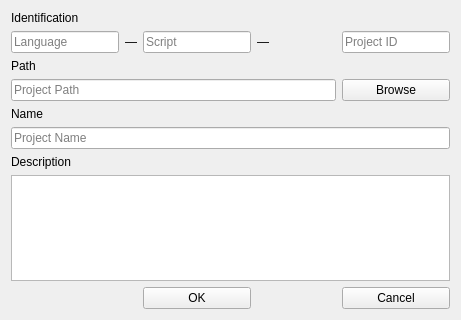
<?xml version="1.0" encoding="UTF-8"?>
<ui version="4.0">
 <class>MenuManageNew</class>
 <widget class="QWidget" name="MenuManageNew">
  <property name="geometry">
   <rect>
    <x>0</x>
    <y>0</y>
    <width>461</width>
    <height>320</height>
   </rect>
  </property>
  <property name="windowTitle">
   <string>Rapuma - New Project</string>
  </property>
  <property name="toolTip">
   <string>Create a new Rapuma project</string>
  </property>
  <layout class="QGridLayout" name="gridLayout">
   <item row="0" column="0" colspan="3">
    <widget class="QLabel" name="labelIdentification">
     <property name="text">
      <string>Identification</string>
     </property>
    </widget>
   </item>
   <item row="5" column="0" colspan="5">
    <widget class="QLineEdit" name="lineEditProjName">
     <property name="focusPolicy">
      <enum>Qt::StrongFocus</enum>
     </property>
     <property name="toolTip">
      <string>Project name, could be book title</string>
     </property>
     <property name="placeholderText">
      <string>Project Name</string>
     </property>
    </widget>
   </item>
   <item row="1" column="2">
    <widget class="QLineEdit" name="lineEditScriptId">
     <property name="sizePolicy">
      <sizepolicy hsizetype="Fixed" vsizetype="Fixed">
       <horstretch>0</horstretch>
       <verstretch>0</verstretch>
      </sizepolicy>
     </property>
     <property name="focusPolicy">
      <enum>Qt::StrongFocus</enum>
     </property>
     <property name="toolTip">
      <string>ISO 4 letter script code</string>
     </property>
     <property name="maxLength">
      <number>4</number>
     </property>
     <property name="placeholderText">
      <string>Script</string>
     </property>
    </widget>
   </item>
   <item row="6" column="0" colspan="3">
    <widget class="QLabel" name="labelDescription">
     <property name="toolTip">
      <string>Create a new Rapuma project</string>
     </property>
     <property name="text">
      <string>Description</string>
     </property>
    </widget>
   </item>
   <item row="2" column="0" colspan="3">
    <widget class="QLabel" name="labelPath">
     <property name="text">
      <string>Path</string>
     </property>
    </widget>
   </item>
   <item row="1" column="1">
    <widget class="QLabel" name="labelDash_1">
     <property name="text">
      <string>—</string>
     </property>
    </widget>
   </item>
   <item row="1" column="4">
    <widget class="QLineEdit" name="lineEditProjId">
     <property name="sizePolicy">
      <sizepolicy hsizetype="Fixed" vsizetype="Fixed">
       <horstretch>0</horstretch>
       <verstretch>0</verstretch>
      </sizepolicy>
     </property>
     <property name="focusPolicy">
      <enum>Qt::StrongFocus</enum>
     </property>
     <property name="toolTip">
      <string>Make up a project identifier code (max 10 letters)</string>
     </property>
     <property name="maxLength">
      <number>10</number>
     </property>
     <property name="placeholderText">
      <string>Project ID</string>
     </property>
    </widget>
   </item>
   <item row="8" column="4">
    <widget class="QPushButton" name="pushButtonCancel">
     <property name="toolTip">
      <string>Click to cancel project creation</string>
     </property>
     <property name="text">
      <string>Cancel</string>
     </property>
    </widget>
   </item>
   <item row="4" column="0" colspan="3">
    <widget class="QLabel" name="labelName">
     <property name="text">
      <string>Name</string>
     </property>
    </widget>
   </item>
   <item row="7" column="0" colspan="5">
    <widget class="QTextEdit" name="textEditProjDescription">
     <property name="focusPolicy">
      <enum>Qt::StrongFocus</enum>
     </property>
     <property name="toolTip">
      <string>Brief project description</string>
     </property>
     <property name="tabChangesFocus">
      <bool>true</bool>
     </property>
    </widget>
   </item>
   <item row="1" column="3">
    <widget class="QLabel" name="labelDash_2">
     <property name="text">
      <string>—</string>
     </property>
    </widget>
   </item>
   <item row="1" column="0">
    <widget class="QLineEdit" name="lineEditLangId">
     <property name="sizePolicy">
      <sizepolicy hsizetype="Fixed" vsizetype="Fixed">
       <horstretch>0</horstretch>
       <verstretch>0</verstretch>
      </sizepolicy>
     </property>
     <property name="focusPolicy">
      <enum>Qt::StrongFocus</enum>
     </property>
     <property name="toolTip">
      <string>Ethnologue 3 letter language code</string>
     </property>
     <property name="whatsThis">
      <string/>
     </property>
     <property name="maxLength">
      <number>3</number>
     </property>
     <property name="placeholderText">
      <string>Language</string>
     </property>
    </widget>
   </item>
   <item row="8" column="0" colspan="2">
    <spacer name="horizontalSpacer">
     <property name="orientation">
      <enum>Qt::Horizontal</enum>
     </property>
     <property name="sizeHint" stdset="0">
      <size>
       <width>40</width>
       <height>20</height>
      </size>
     </property>
    </spacer>
   </item>
   <item row="8" column="2">
    <widget class="QPushButton" name="pushButtonOk">
     <property name="toolTip">
      <string>Click to create a new project</string>
     </property>
     <property name="text">
      <string>OK</string>
     </property>
    </widget>
   </item>
   <item row="8" column="3">
    <spacer name="horizontalSpacer_2">
     <property name="orientation">
      <enum>Qt::Horizontal</enum>
     </property>
     <property name="sizeHint" stdset="0">
      <size>
       <width>40</width>
       <height>20</height>
      </size>
     </property>
    </spacer>
   </item>
   <item row="3" column="0" colspan="4">
    <widget class="QLineEdit" name="lineEditProjPath">
     <property name="focusPolicy">
      <enum>Qt::StrongFocus</enum>
     </property>
     <property name="toolTip">
      <string>Browse to the project path</string>
     </property>
     <property name="placeholderText">
      <string>Project Path</string>
     </property>
    </widget>
   </item>
   <item row="3" column="4">
    <widget class="QPushButton" name="pushButtonBrowse">
     <property name="toolTip">
      <string>Browse to the project folder</string>
     </property>
     <property name="text">
      <string>Browse</string>
     </property>
    </widget>
   </item>
  </layout>
  <zorder>pushButtonOk</zorder>
  <zorder>pushButtonCancel</zorder>
  <zorder>labelDash_1</zorder>
  <zorder>labelDash_2</zorder>
  <zorder>labelIdentification</zorder>
  <zorder>labelName</zorder>
  <zorder>labelDescription</zorder>
  <zorder>labelPath</zorder>
  <zorder>horizontalSpacer</zorder>
  <zorder>horizontalSpacer_2</zorder>
  <zorder>pushButtonBrowse</zorder>
  <zorder>textEditProjDescription</zorder>
  <zorder>lineEditProjName</zorder>
  <zorder>lineEditProjPath</zorder>
  <zorder>lineEditProjId</zorder>
  <zorder>lineEditScriptId</zorder>
  <zorder>lineEditLangId</zorder>
 </widget>
 <tabstops>
  <tabstop>pushButtonCancel</tabstop>
  <tabstop>lineEditLangId</tabstop>
  <tabstop>lineEditScriptId</tabstop>
  <tabstop>lineEditProjId</tabstop>
  <tabstop>lineEditProjPath</tabstop>
  <tabstop>pushButtonBrowse</tabstop>
  <tabstop>lineEditProjName</tabstop>
  <tabstop>textEditProjDescription</tabstop>
  <tabstop>pushButtonOk</tabstop>
 </tabstops>
 <resources/>
 <connections>
  <connection>
   <sender>pushButtonCancel</sender>
   <signal>clicked(bool)</signal>
   <receiver>MenuManageNew</receiver>
   <slot>close()</slot>
   <hints>
    <hint type="sourcelabel">
     <x>367</x>
     <y>294</y>
    </hint>
    <hint type="destinationlabel">
     <x>460</x>
     <y>309</y>
    </hint>
   </hints>
  </connection>
  <connection>
   <sender>pushButtonOk</sender>
   <signal>clicked()</signal>
   <receiver>MenuManageNew</receiver>
   <slot>setupUi()</slot>
   <hints>
    <hint type="sourcelabel">
     <x>212</x>
     <y>297</y>
    </hint>
    <hint type="destinationlabel">
     <x>123</x>
     <y>315</y>
    </hint>
   </hints>
  </connection>
  <connection>
   <sender>pushButtonBrowse</sender>
   <signal>clicked()</signal>
   <receiver>MenuManageNew</receiver>
   <slot>setupUi()</slot>
   <hints>
    <hint type="sourcelabel">
     <x>408</x>
     <y>101</y>
    </hint>
    <hint type="destinationlabel">
     <x>438</x>
     <y>71</y>
    </hint>
   </hints>
  </connection>
 </connections>
 <slots>
  <slot>setupUi()</slot>
 </slots>
</ui>
